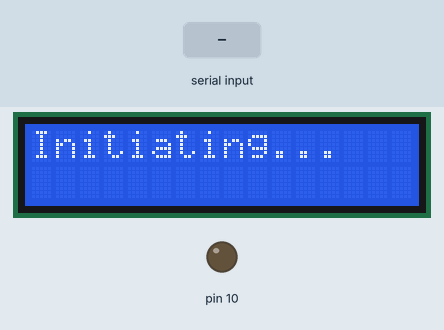
The sketch below on a simulated Arduino Uno, built with avr-gcc and run on an emulated ATmega328P. On the bench: 16×2 character LCD, output pins drawn as LEDs (lit = HIGH). The inputs (shaded band) are chosen by the test bench.

Above: at 2.3 s.
At 5.1 s:
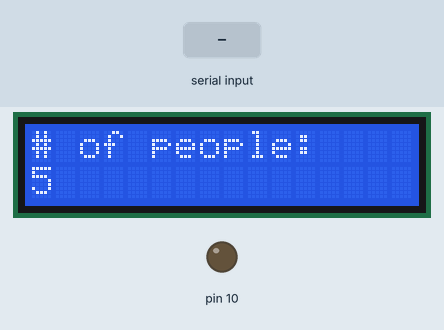
5.2 s: "1" received over Serial
At 7.6 s:
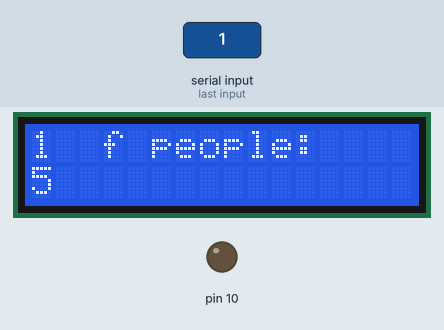
7.9 s: "0" received over Serial
At 9.8 s:
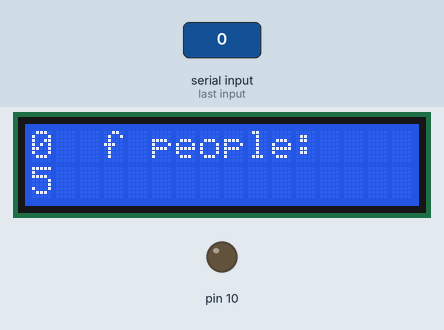
10.4 s: "2" received over Serial
At 11.8 s:
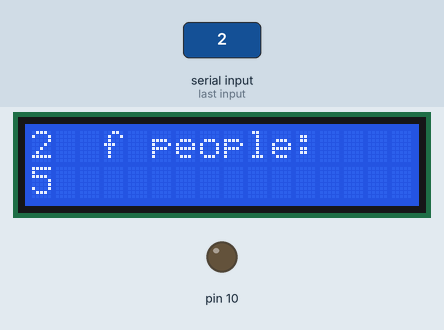
Timing chart, 0 to 13.4 s (numbered marks = the images above; inputs shaded):
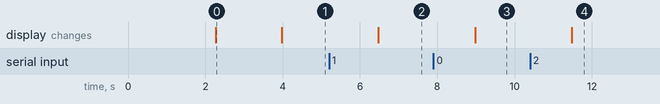

Measured:
- after the input at 5.2 s, the display: changes after 1.3 s (image 2)
- after the input at 7.9 s, the display: changes after 1.1 s (image 3)
- after the input at 10.4 s, the display: changes after 1.1 s (image 4)
- what the display in image 0 shows lasts 1.7 s, from 2.3 s to 4.0 s

The sketch:

RunArduino.ino
```cpp
// include the library code:
#include <LiquidCrystal.h>

// initialize the library with the numbers of the interface pins
LiquidCrystal lcd(12, 11, 5, 4, 3, 2);

void setup() {
  Serial.begin(9600);
  lcd.begin(16, 2);
  lcd.print("Welcome to");
  lcd.setCursor(0,1);
  lcd.print("Noggin Login!");
  delay(2200);
  lcd.clear();
  lcd.setCursor(0,0);
  lcd.print("Initiating...");
  delay(1700);
  lcd.clear();
  lcd.print("# of people:");
  lcd.setCursor(0,1);
  pinMode(10, OUTPUT);
  lcd.print(5);
}


void loop() {
    if (Serial.available() > 0) {
      lcd.home();
      String persons = Serial.readString();
      lcd.println(persons);
    }
    delay(300);
}
```
